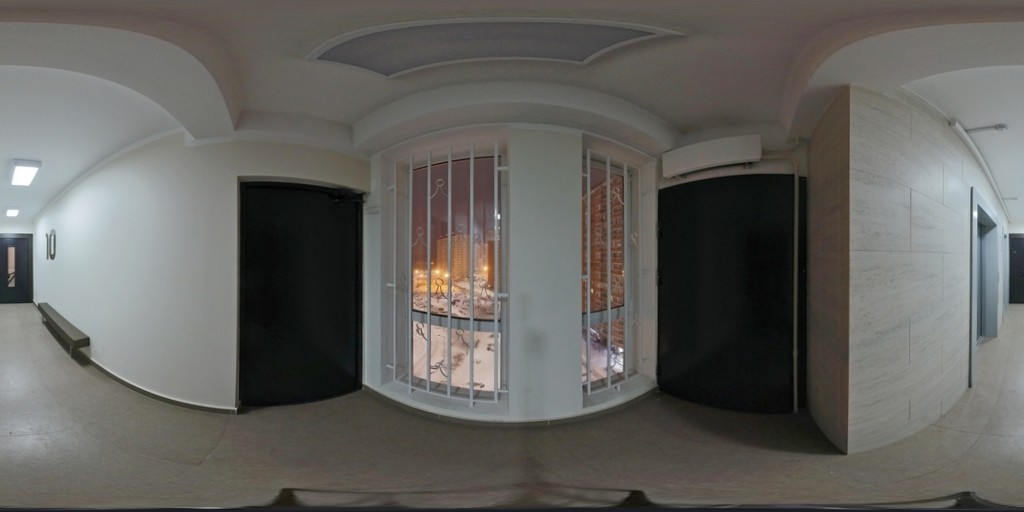
#> input picture data/image_1024_aligned_rgb.png, 1024 x 512 px
$ jupyter execute --allow-errors SandBox.ipynb
#> lines starting #> are read from the running program, lines starting #| are printed output that depends on the picture
[cell 1]
import numpy as np
import matplotlib.pyplot as plt
import skimage
from skimage.io import imread, imshow, imsave

[cell 2]
img_path = 'data/image_1024_aligned_rgb.png'
plan_path = 'data/floor_plan_test.jpg'
partition_path = 'data/partition.jpg'
depth_path = 'data/depth_map.npy'

[cell 3]
img = imread(img_path)
#> img is the input picture: shape (512, 1024, 3); mean R, G, B 100, 98.7, 94.9
plan = imread(plan_path)
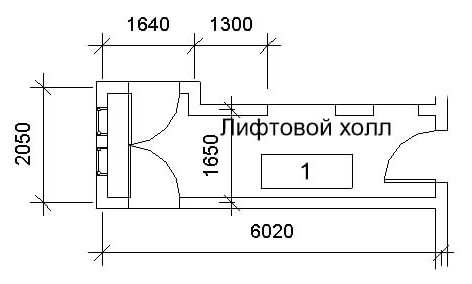
#> input picture data/floor_plan_test.jpg, 472 x 284 px
#> plan is the input picture: shape (284, 472, 3); min 0, max 255, mean 243.2
partition = imread(partition_path)
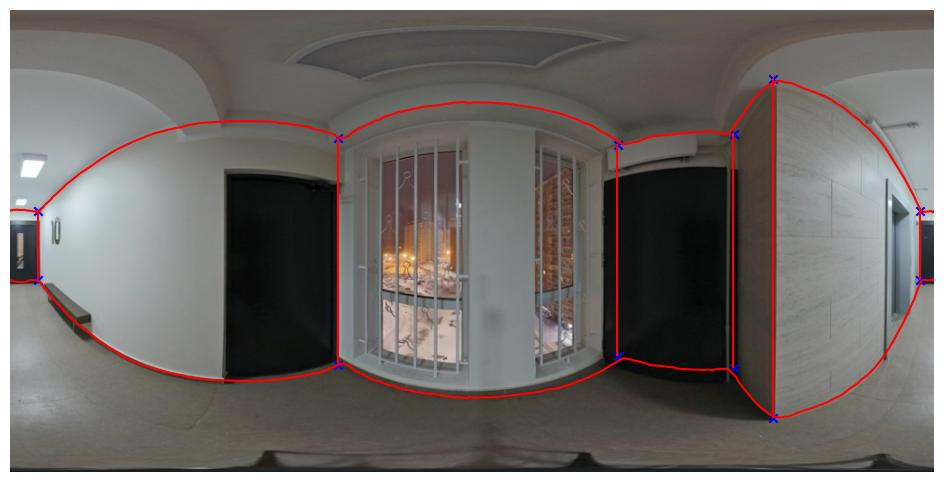
#> input picture data/partition.jpg, 944 x 482 px
#> partition is the input picture: shape (482, 944, 3); mean R, G, B 111.7, 106.6, 103.5
#> (the rest of this cell did not finish here and is left out)

[cell 4]
img.shape
#> Out = (512, 1024, 3)
